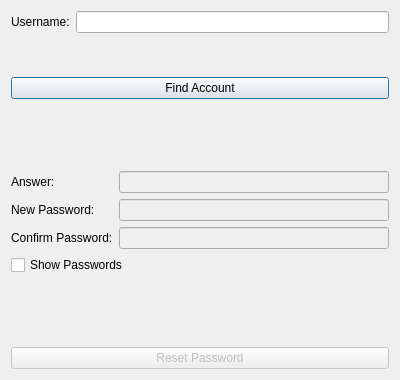
<?xml version="1.0" encoding="UTF-8"?>
<ui version="4.0">
 <class>ForgotPasswordWindow</class>
 <widget class="QDialog" name="ForgotPasswordWindow">
  <property name="geometry">
   <rect>
    <x>0</x>
    <y>0</y>
    <width>400</width>
    <height>380</height>
   </rect>
  </property>
  <property name="windowTitle">
   <string>Reset Password</string>
  </property>
  <layout class="QVBoxLayout" name="verticalLayout">
   <item>
    <layout class="QFormLayout" name="formLayout">
     <item row="0" column="0">
      <widget class="QLabel" name="label_username">
       <property name="text">
        <string>Username:</string>
       </property>
      </widget>
     </item>
     <item row="0" column="1">
      <widget class="QLineEdit" name="usernameLineEdit"/>
     </item>
    </layout>
   </item>
   <item>
    <widget class="QPushButton" name="findAccountButton">
     <property name="text">
      <string>Find Account</string>
     </property>
    </widget>
   </item>
   <item>
    <widget class="QLabel" name="questionLabel">
     <property name="text">
      <string/>
     </property>
     <property name="wordWrap">
      <bool>true</bool>
     </property>
    </widget>
   </item>
   <item>
    <layout class="QFormLayout" name="formLayout_2">
     <item row="0" column="0">
      <widget class="QLabel" name="label_answer">
       <property name="text">
        <string>Answer:</string>
       </property>
      </widget>
     </item>
     <item row="0" column="1">
      <widget class="QLineEdit" name="answerLineEdit">
       <property name="enabled">
        <bool>false</bool>
       </property>
      </widget>
     </item>
     <item row="1" column="0">
      <widget class="QLabel" name="label_newPassword">
       <property name="text">
        <string>New Password:</string>
       </property>
      </widget>
     </item>
     <item row="1" column="1">
      <widget class="QLineEdit" name="newPasswordLineEdit">
       <property name="enabled">
        <bool>false</bool>
       </property>
       <property name="echoMode">
        <enum>QLineEdit::Password</enum>
       </property>
      </widget>
     </item>
     <item row="2" column="0">
      <widget class="QLabel" name="label_confirmPassword">
       <property name="text">
        <string>Confirm Password:</string>
       </property>
      </widget>
     </item>
     <item row="2" column="1">
      <widget class="QLineEdit" name="confirmPasswordLineEdit">
       <property name="enabled">
        <bool>false</bool>
       </property>
       <property name="echoMode">
        <enum>QLineEdit::Password</enum>
       </property>
      </widget>
     </item>
    </layout>
   </item>
   <item>
    <widget class="QCheckBox" name="showPasswordCheck">
     <property name="text">
      <string>Show Passwords</string>
     </property>
    </widget>
   </item>
   <item>
    <widget class="QLabel" name="statusLabel">
     <property name="text">
      <string/>
     </property>
     <property name="alignment">
      <set>Qt::AlignCenter</set>
     </property>
    </widget>
   </item>
   <item>
    <widget class="QPushButton" name="resetButton">
     <property name="text">
      <string>Reset Password</string>
     </property>
     <property name="enabled">
      <bool>false</bool>
     </property>
    </widget>
   </item>
  </layout>
 </widget>
 <resources/>
 <connections/>
</ui>
